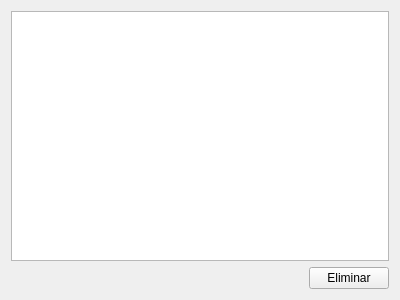
<?xml version="1.0" encoding="UTF-8"?>
<ui version="4.0">
 <class>Explorar_Form</class>
 <widget class="QWidget" name="Explorar_Form">
  <property name="geometry">
   <rect>
    <x>0</x>
    <y>0</y>
    <width>400</width>
    <height>300</height>
   </rect>
  </property>
  <property name="windowTitle">
   <string>Explorar</string>
  </property>
  <layout class="QVBoxLayout" name="verticalLayout">
   <item>
    <widget class="QListWidget" name="explorar_listWidget"/>
   </item>
   <item>
    <layout class="QHBoxLayout" name="horizontalLayout">
     <item>
      <spacer name="horizontalSpacer">
       <property name="orientation">
        <enum>Qt::Horizontal</enum>
       </property>
       <property name="sizeHint" stdset="0">
        <size>
         <width>40</width>
         <height>20</height>
        </size>
       </property>
      </spacer>
     </item>
     <item>
      <widget class="QPushButton" name="eliminar_pushButton">
       <property name="text">
        <string>Eliminar</string>
       </property>
      </widget>
     </item>
    </layout>
   </item>
  </layout>
 </widget>
 <resources/>
 <connections/>
</ui>
